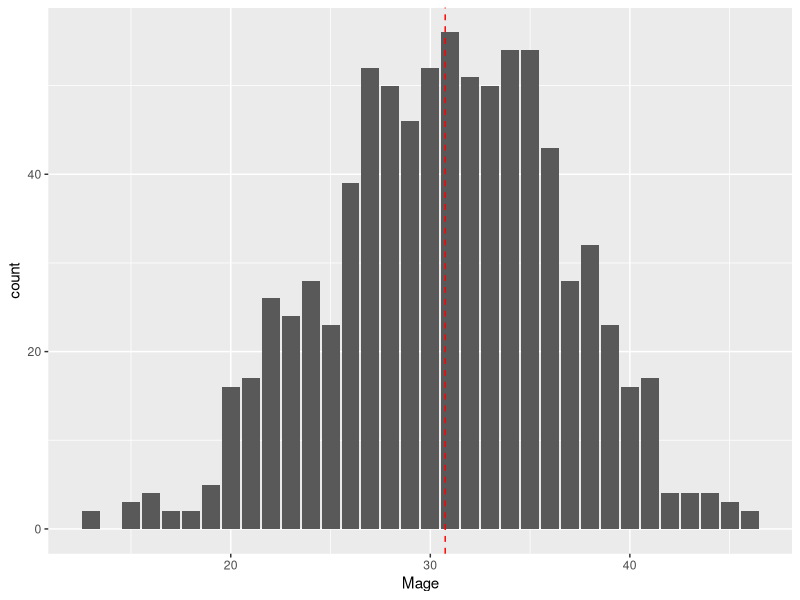
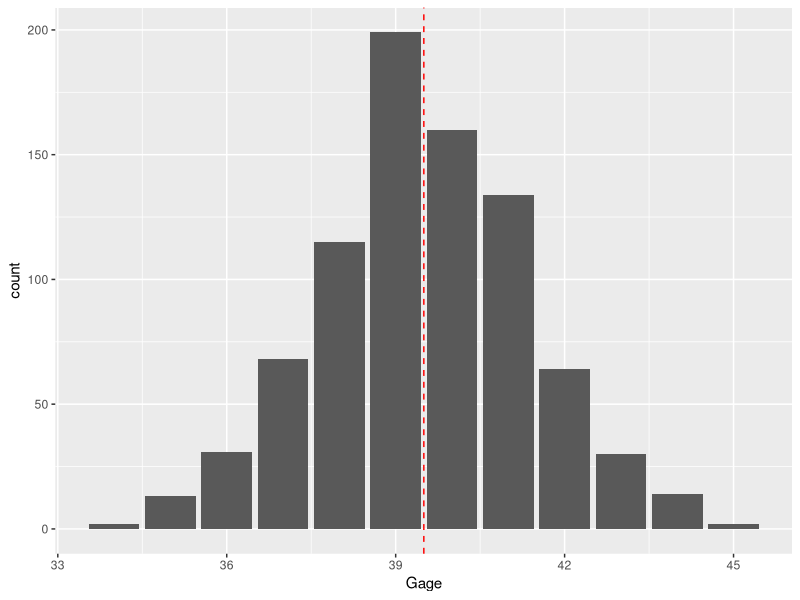
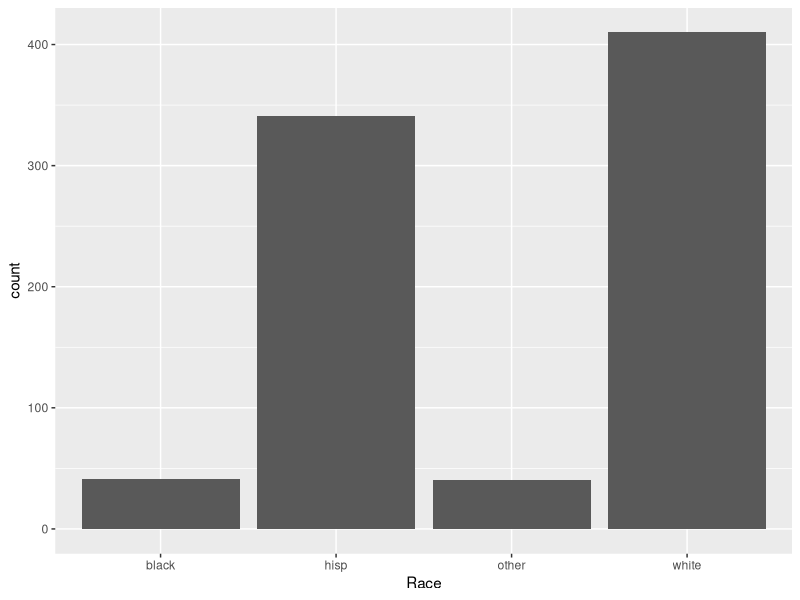
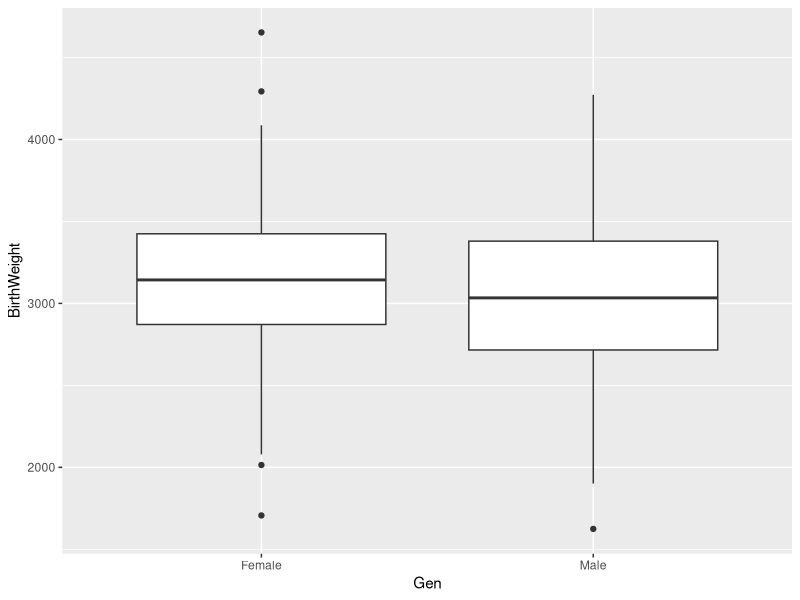
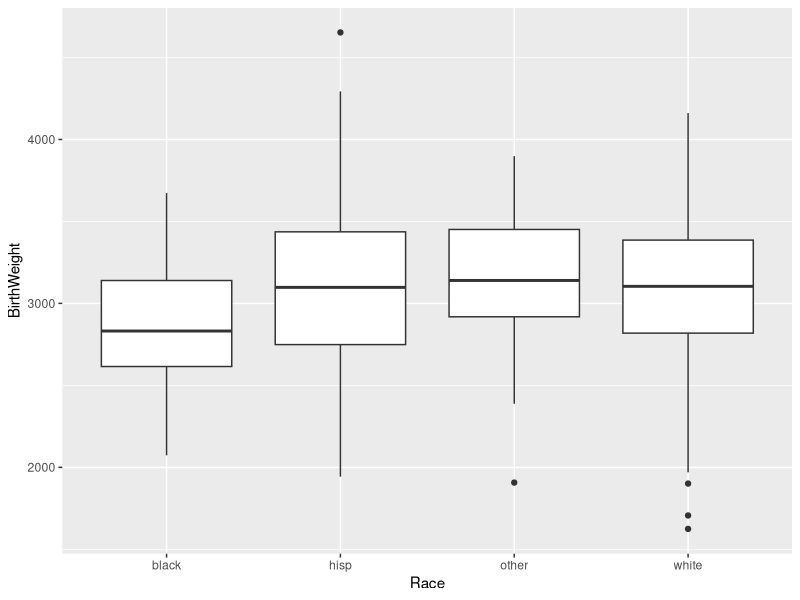
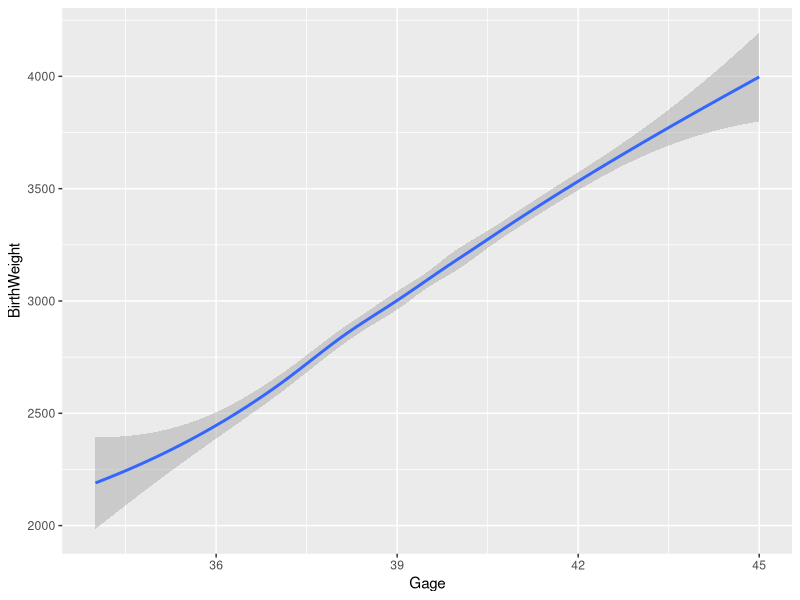
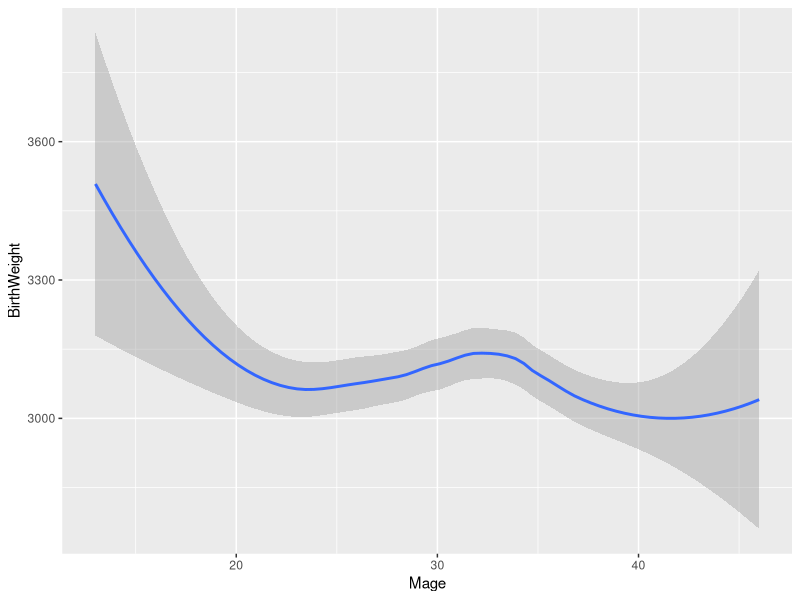
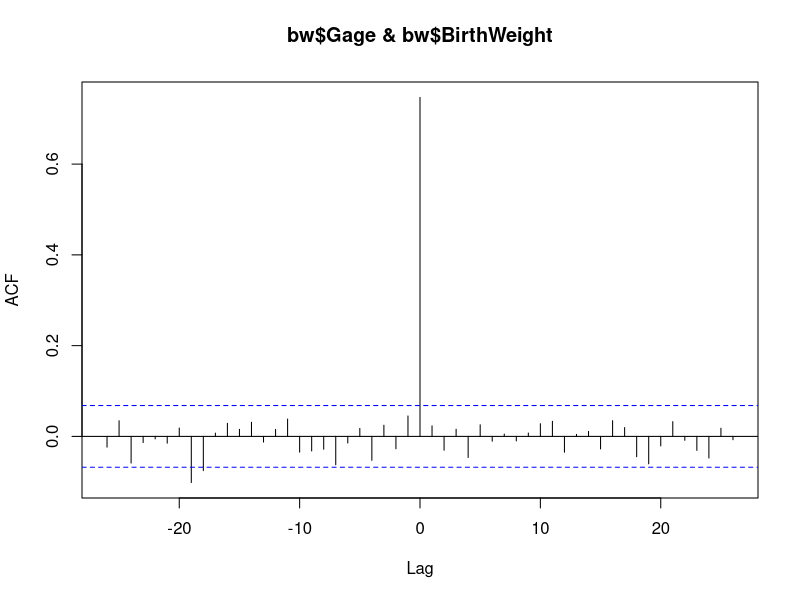

Here is the R script that generated these plots, in order:
## ---- chunk 1
knitr::opts_chunk$set(echo = TRUE)
# Load packages
library(tidyverse)
## ---- chunk 2
bw <- read.csv('BirthWeights.txt', sep = " ")
summary(bw)
head(bw)
dplyr::glimpse(bw)
## ---- chunk 3
ggplot(bw, aes(x = Mage)) +
  geom_bar() +
  geom_vline(xintercept=mean(bw$Mage), linetype="dashed", color = "red")
## ---- chunk 4
ggplot(bw, aes(x = Gage)) +
  geom_bar() +
  geom_vline(xintercept=mean(bw$Gage), linetype="dashed", color = "red")
## ---- chunk 5
ggplot(bw, aes(x = Race)) +
  geom_bar()
## ---- chunk 6
ggplot(bw, aes(x = Gen, y = BirthWeight)) +
  geom_boxplot()
## ---- chunk 7
ggplot(bw, aes(x = Race, y = BirthWeight)) +
  geom_boxplot()
## ---- chunk 8
ggplot(bw, aes(x = Gage, y = BirthWeight)) +
  geom_smooth()
## ---- chunk 9
ggplot(bw, aes(x = Mage, y = BirthWeight)) +
  geom_smooth()
## ---- chunk 10
ccf(bw$Gage, bw$BirthWeight)
ccf(bw$Mage, bw$BirthWeight)
